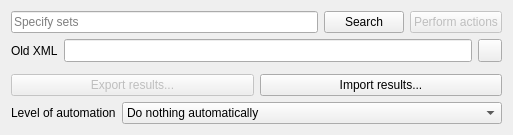
     <widget class="QWidget" name="tabSetRenamer">
      <attribute name="title">
       <string>Set rename tool</string>
      </attribute>
      <layout class="QGridLayout" name="gridLayoutSetRenamer" rowstretch="0,0,1,0,0">
       <item row="0" column="0" colspan="2">
        <widget class="QLineEdit" name="lineEditSetRenamerPattern">
         <property name="sizePolicy">
          <sizepolicy hsizetype="Expanding" vsizetype="Minimum">
           <horstretch>0</horstretch>
           <verstretch>0</verstretch>
          </sizepolicy>
         </property>
         <property name="toolTip">
          <string>Specify sets to be included in the search - wildcards allowed, use space as delimiter for multiple sets</string>
         </property>
         <property name="placeholderText">
          <string>Specify sets</string>
         </property>
        </widget>
       </item>
       <item row="0" column="2">
        <widget class="QPushButton" name="pushButtonSetRenamerSearch">
         <property name="sizePolicy">
          <sizepolicy hsizetype="Fixed" vsizetype="Minimum">
           <horstretch>0</horstretch>
           <verstretch>0</verstretch>
          </sizepolicy>
         </property>
         <property name="toolTip">
          <string>Search for matches now!</string>
         </property>
         <property name="text">
          <string>Search</string>
         </property>
         <property name="icon">
          <iconset resource="qmc2.qrc">
           <normaloff>:/data/img/filefind.png</normaloff>:/data/img/filefind.png</iconset>
         </property>
         <property name="autoDefault">
          <bool>false</bool>
         </property>
        </widget>
       </item>
       <item row="0" column="3">
        <widget class="QPushButton" name="pushButtonSetRenamerPerformActions">
         <property name="enabled">
          <bool>false</bool>
         </property>
         <property name="sizePolicy">
          <sizepolicy hsizetype="Fixed" vsizetype="Minimum">
           <horstretch>0</horstretch>
           <verstretch>0</verstretch>
          </sizepolicy>
         </property>
         <property name="toolTip">
          <string>Perform proposed actions on all selected sets</string>
         </property>
         <property name="text">
          <string>Perform actions</string>
         </property>
         <property name="icon">
          <iconset resource="qmc2.qrc">
           <normaloff>:/data/img/rename.png</normaloff>:/data/img/rename.png</iconset>
         </property>
         <property name="autoDefault">
          <bool>false</bool>
         </property>
        </widget>
       </item>
       <item row="2" column="0" colspan="4">
        <widget class="QTreeWidget" name="treeWidgetSetRenamerSearchResult">
         <property name="sizePolicy">
          <sizepolicy hsizetype="Expanding" vsizetype="Ignored">
           <horstretch>0</horstretch>
           <verstretch>0</verstretch>
          </sizepolicy>
         </property>
         <property name="toolTip">
          <string>Search results (check-sum matches)</string>
         </property>
         <property name="selectionMode">
          <enum>QAbstractItemView::ExtendedSelection</enum>
         </property>
         <property name="selectionBehavior">
          <enum>QAbstractItemView::SelectRows</enum>
         </property>
         <property name="rootIsDecorated">
          <bool>false</bool>
         </property>
         <property name="uniformRowHeights">
          <bool>true</bool>
         </property>
         <property name="itemsExpandable">
          <bool>false</bool>
         </property>
         <property name="sortingEnabled">
          <bool>true</bool>
         </property>
         <property name="allColumnsShowFocus">
          <bool>true</bool>
         </property>
         <column>
          <property name="text">
           <string>ID / File name</string>
          </property>
         </column>
         <column>
          <property name="text">
           <string>Old ID / File name</string>
          </property>
         </column>
         <column>
          <property name="text">
           <string>Match probability</string>
          </property>
         </column>
         <column>
          <property name="text">
           <string>Action</string>
          </property>
         </column>
        </widget>
       </item>
       <item row="4" column="0" colspan="4">
        <layout class="QHBoxLayout" name="horizontalLayout_5">
         <item>
          <widget class="QLabel" name="labelSetRenamerAutomationLevel">
           <property name="text">
            <string>Level of automation</string>
           </property>
          </widget>
         </item>
         <item>
          <widget class="QComboBox" name="comboBoxSetRenamerAutomationLevel">
           <property name="sizePolicy">
            <sizepolicy hsizetype="Expanding" vsizetype="Fixed">
             <horstretch>0</horstretch>
             <verstretch>0</verstretch>
            </sizepolicy>
           </property>
           <property name="toolTip">
            <string>Choose the level of automated set renamer operations</string>
           </property>
           <item>
            <property name="text">
             <string>Do nothing automatically</string>
            </property>
           </item>
           <item>
            <property name="text">
             <string>Automatically select sure matches</string>
            </property>
           </item>
           <item>
            <property name="text">
             <string>Automatically select sure matches and perform proposed actions</string>
            </property>
           </item>
          </widget>
         </item>
        </layout>
       </item>
       <item row="1" column="0" colspan="4">
        <layout class="QHBoxLayout" name="horizontalLayout_6">
         <item>
          <widget class="QLabel" name="labelSetRenamerOldXmlFile">
           <property name="text">
            <string>Old XML</string>
           </property>
          </widget>
         </item>
         <item>
          <widget class="QLineEdit" name="lineEditSetRenamerOldXmlFile">
           <property name="sizePolicy">
            <sizepolicy hsizetype="Expanding" vsizetype="Minimum">
             <horstretch>0</horstretch>
             <verstretch>0</verstretch>
            </sizepolicy>
           </property>
           <property name="toolTip">
            <string>Old XML data input file (produced with '-listxml')</string>
           </property>
          </widget>
         </item>
         <item>
          <widget class="QToolButton" name="toolButtonBrowseSetRenamerOldXmlFile">
           <property name="sizePolicy">
            <sizepolicy hsizetype="Fixed" vsizetype="Minimum">
             <horstretch>0</horstretch>
             <verstretch>0</verstretch>
            </sizepolicy>
           </property>
           <property name="toolTip">
            <string>Browse old XML data input file (produced with '-listxml')</string>
           </property>
           <property name="icon">
            <iconset resource="qmc2.qrc">
             <normaloff>:/data/img/fileopen.png</normaloff>:/data/img/fileopen.png</iconset>
           </property>
          </widget>
         </item>
        </layout>
       </item>
       <item row="3" column="0" colspan="4">
        <layout class="QHBoxLayout" name="horizontalLayout_7">
         <item>
          <widget class="QPushButton" name="pushButtonSetRenamerExportResults">
           <property name="enabled">
            <bool>false</bool>
           </property>
           <property name="sizePolicy">
            <sizepolicy hsizetype="Minimum" vsizetype="Minimum">
             <horstretch>0</horstretch>
             <verstretch>0</verstretch>
            </sizepolicy>
           </property>
           <property name="toolTip">
            <string>Export selected results to a file</string>
           </property>
           <property name="text">
            <string>Export results...</string>
           </property>
           <property name="icon">
            <iconset resource="qmc2.qrc">
             <normaloff>:/data/img/filesaveas.png</normaloff>:/data/img/filesaveas.png</iconset>
           </property>
           <property name="autoDefault">
            <bool>false</bool>
           </property>
          </widget>
         </item>
         <item>
          <widget class="QPushButton" name="pushButtonSetRenamerImportResults">
           <property name="sizePolicy">
            <sizepolicy hsizetype="Minimum" vsizetype="Minimum">
             <horstretch>0</horstretch>
             <verstretch>0</verstretch>
            </sizepolicy>
           </property>
           <property name="toolTip">
            <string>Import results from a file</string>
           </property>
           <property name="text">
            <string>Import results...</string>
           </property>
           <property name="icon">
            <iconset resource="qmc2.qrc">
             <normaloff>:/data/img/fileopen.png</normaloff>:/data/img/fileopen.png</iconset>
           </property>
           <property name="autoDefault">
            <bool>false</bool>
           </property>
          </widget>
         </item>
        </layout>
       </item>
      </layout>
     </widget>
